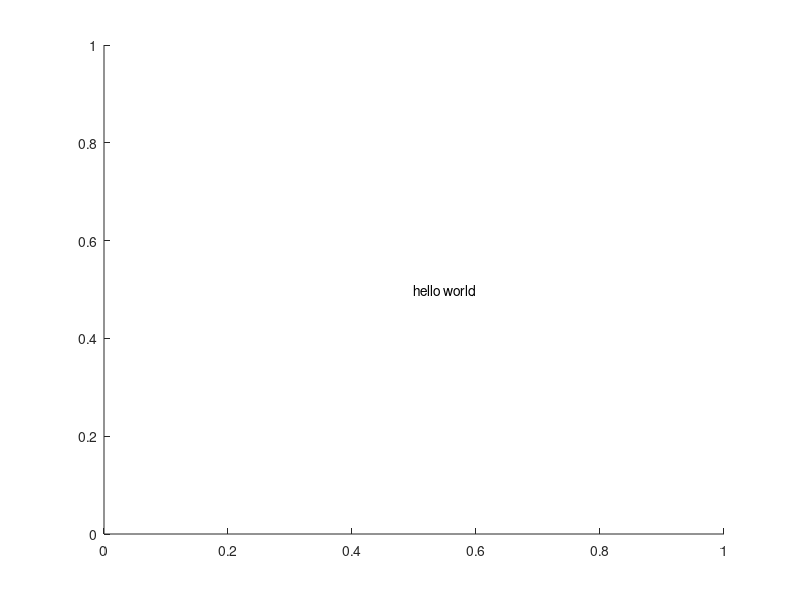

This chart was generated by the following MATLAB code: (Note: this script raises an error after producing the figure.)
function im=text2img(txt,font_size)

%% Input checks
if ~exist('txt','var')
    txt = 'hello world';
end

if ~exist('font_size','var')
    font_size=10;
end

%% Get the image
f = figure;
text(0.5,0.5,txt,'FontSize',font_size)
frame = getframe(f); 
im = frame2im(frame);
close(f);

%% Remove all un-necessary parts
img = im2gray(im);

i2Delete1 = find(min(img,[],2)<10 & (1:size(img,1))'>0.1*size(img,1),1,'first');
i2Delete2 = find(min(img,[],2)<10 & (1:size(img,1))'<0.9*size(img,1),1,'last');
im([(1:i2Delete1-5) ((i2Delete2+5):end)],:,:) = [];

i2Delete1 = find(min(img,[],1)<10 & (1:size(img,2))>0.1*size(img,2),1,'first');
i2Delete2 = find(min(img,[],1)<10 & (1:size(img,2))<0.9*size(img,2),1,'last');
im(:,[(1:i2Delete1-5) ((i2Delete2+5):end)],:) = [];